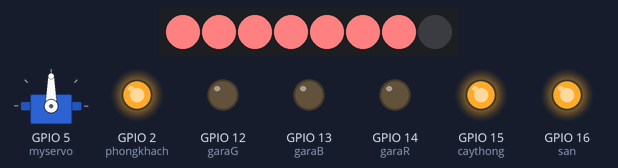
Recording of a sketch running on a simulated ESP8266 (NodeMCU). Shown: servo, 8 RGB LEDs in strip order, left to right, output pins drawn as LEDs (lit = HIGH). WiFi joins after 1.5 s; servers stay silent unless stated; what the sketch prints to the serial monitor is not drawn.

Above: at 2.2 s.
At 2.8 s:
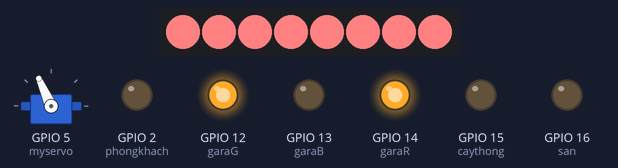
At 3.4 s:
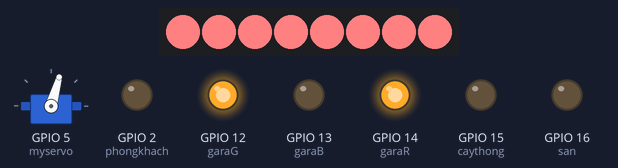
At 4.5 s:
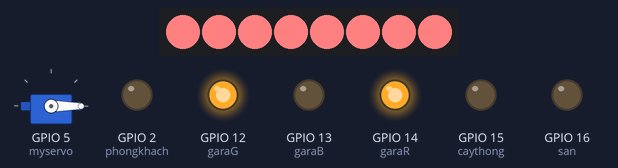
At 6.9 s:
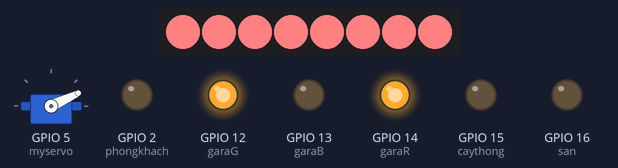
At 8.7 s:
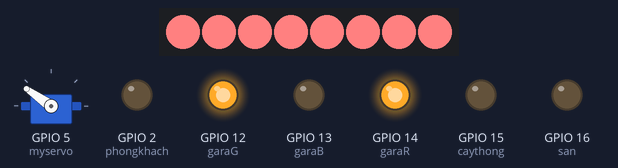
Timing chart, 0 to 10.2 s (numbered marks = the images above):
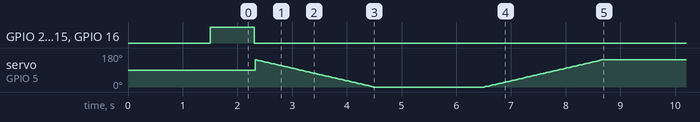

The sketch:

esp8266.ino
```cpp
#include <ESP8266WiFi.h>                 // thu vien mang cho esp8266
#include <WiFiClient.h>                  //
#include <ESP8266WebServer.h>            // webserver
#include <ESP8266mDNS.h>               // thu vien dinh nghia ten mien
#include <ESP8266HTTPUpdateServer.h>  // thu vien update
#include <WiFiUdp.h>
#include <ESP8266WiFi.h>
#include <Servo.h>
const char* ssid ="Nguyen Tiem" ;//"TRUNG TUONG";
const char* password ="58642110" ;///"khongcowifi";
////////////////////
//     server    ///
////////////////////
WiFiUDP Udp;
unsigned int localUdpPort = 88;  // local port to listen on
char incomingPacket[11];  // buffer for incoming packets
char  replyPacket[] = "esp8266 UDP hi!";  // a reply string to send back

#include <Adafruit_NeoPixel.h>
#ifdef __AVR__
  #include <avr/power.h>
#endif

IPAddress staticIP(192, 168, 1, 130);
IPAddress gateway(192, 168, 1, 1);
IPAddress subnet(255, 255, 255, 0);

IPAddress remoteIp ;
int pos = 0;    // variable to store the servo position
#define PIN          4
#define NUMPIXELS      8

const char* host = "boot";
const char* updatePath = "/update";
const char* updateUsername = "";     //password
const char* updatePassword = "";      // password

ESP8266WebServer webServer(80);
ESP8266HTTPUpdateServer httpUpdater;
//-----------------------------------------//
const char MainPage[] PROGMEM = R"=====(
  <!DOCTYPE html>
  <html>
   <head>
       <title>OTA-Nguyen Van Tiem</title>
       <style>
          body{
            text-align: center;
          }
       </style>
       <meta name="viewport" content="width=device-width,user-scalable=0" charset="UTF-8">
   </head>
   <body>
      <div>
        <img src='https://dienthongminhesmart.000webhostapp.com/firmware_ota.jpg' height='200px' width='330px'>
      </div>
      <div>
        <button onclick="window.location.href='/update'">UPLOAD FIRMWARE</button><br><br>

      </div>
      <script>
      </script>
   </body>
  </html>
)=====";

Adafruit_NeoPixel pixels = Adafruit_NeoPixel(NUMPIXELS, PIN, NEO_GRB + NEO_KHZ800);
Servo myservo;  // create servo object to control a servo
int caythong = 15;
int phongkhach = 2;
int san =16;
int garaR = 14;
int garaB =13;
int garaG =12;
int ledTran =4;
int Tran =5;
//byte fs=0,fct=0,fk=0,fr=0,fg=0,fb=0,fm=0,fmr=0,fmg=0,fmb=0;
int f[10];
void MoMai(){

  for (pos = 145; pos >= 0; pos -= 1) { // goes from 0 degrees to 180 degrees
    // in steps of 1 degree
    myservo.write(pos);              // tell servo to go to position in variable 'pos'
    delay(15);                       // waits 15ms for the servo to reach the position
  }

  }
  void DongMai(){
      for (pos = 0; pos <= 145; pos += 1) { // goes from 0 degrees to 180 degrees

    myservo.write(pos);              // tell servo to go to position in variable 'pos'
    delay(15);                       // waits 15ms for the servo to reach the position
  }
  }

void batphongkhach(){
   digitalWrite(phongkhach, LOW);
  }
void tatphongkhach(){
   digitalWrite(phongkhach,HIGH );
  }

void batsan(){
   digitalWrite(san, LOW);
  }
void tatsan(){
   digitalWrite(san, HIGH);
  }

void batcaythong(){
    digitalWrite(caythong, LOW);   // turn the LED on (HIGH is the voltage level)
                     // wait for a second
  }
  void tatcaythong(){
    digitalWrite(caythong, HIGH);   // turn the LED on (HIGH is the voltage level)
                   // wait for a second
  }

void batG(int a){
   analogWrite(garaG, a);
  }
void tatG(){
   digitalWrite(garaG, LOW);
  }

void batR(int a){
    analogWrite(garaR, a);
  }
  void tatR(){
    digitalWrite(garaR, LOW);   // turn the LED on (HIGH is the voltage level)
                   // wait for a second
  }
void batB(int a){
   analogWrite(garaB, a);
  }
void tatB(){
   digitalWrite(garaB, LOW);
  }

void rst(){
  tatG();tatB();tatR();
  tatphongkhach();
  tatsan();
  tatcaythong();
  }

void control(){

  }

void setup() {
  Serial.begin(9600);
  Serial.println();
  Serial.printf("Connecting to %s ", ssid);
  WiFi.begin(ssid, password);
   WiFi.begin(ssid, password);
  WiFi.config(staticIP, gateway, subnet);
  while (WiFi.status() != WL_CONNECTED)
  {
    delay(500);
    Serial.print(".");
  }
  Serial.println(" connected");
 Serial.println();
  Serial.print("Connected, IP address: ");
  Serial.println(WiFi.localIP());
  Udp.begin(localUdpPort);
  myservo.attach(5);
pinMode(caythong, OUTPUT);
pinMode(phongkhach, OUTPUT);
pinMode(garaR, OUTPUT);
pinMode(garaB, OUTPUT);
pinMode(garaG, OUTPUT);
pinMode(san, OUTPUT);
rst();
#if defined (__AVR_ATtiny85__)
  if (F_CPU == 16000000) clock_prescale_set(clock_div_1);
#endif

  pixels.begin(); // This initializes the NeoPixel library.

for(int i=0;i<NUMPIXELS;i++){

    // pixels.Color takes RGB values, from 0,0,0 up to 255,255,255
    pixels.setPixelColor(i, pixels.Color(255,128,128)); // Moderately bright green color.

    pixels.show(); // This sends the updated pixel color to the hardware.
    delay(100);
}
 batsan();
 batcaythong();
  batphongkhach();
  batR(1023);

  batG(1023);
 MoMai();
 delay(1000);
 // MoMai();
 delay(1000);
  DongMai();

   MDNS.begin(host);     // multicast DNS
  MDNS.addService("http", "tcp", 80);

  httpUpdater.setup(&webServer, updatePath, updateUsername, updatePassword); //
  webServer.on("/",[]{
    String s = MainPage;
    webServer.send(200,"text/html",s);
  });
  webServer.begin();
  Serial.println("Web Server is started!");
}

void loop() {
   MDNS.update();
  webServer.handleClient();
  ///////////////////////////
 int packetSize = Udp.parsePacket();
  if (packetSize)
  {
    // receive incoming UDP packets
    Serial.printf("Received %d bytes from %s, port %d\n", packetSize, Udp.remoteIP().toString().c_str(), Udp.remotePort());
    int len = Udp.read(incomingPacket, 255);
    if (len > 0)
    {
      incomingPacket[len] = 0;

     for(int i =0 ; i<10; i++){
      f[i] =(int) incomingPacket[i];
      }

      if(incomingPacket[0]=='0'){
     digitalWrite(san, LOW); // bat la 0
      }else{
        digitalWrite(san, HIGH); // bat la 0
        }

      if(incomingPacket[1]=='0'){
     digitalWrite(caythong, LOW); // bat la 0
      }else{
        digitalWrite(caythong, HIGH); // bat la 0
        }

        if(incomingPacket[2]=='0'){
     digitalWrite(phongkhach, LOW); // bat la 0
      }else{
        digitalWrite(phongkhach, HIGH); // bat la 0
        }


     analogWrite(garaR, f[3]);
     analogWrite(garaG, f[4]);
     analogWrite(garaB, f[5]);

        for(int i=0;i<NUMPIXELS;i++){

    // pixels.Color takes RGB values, from 0,0,0 up to 255,255,255
    pixels.setPixelColor(i, pixels.Color(f[7],f[8],f[9])); // Moderately bright green color.

    pixels.show(); // This sends the updated pixel color to the hardware.
  //  delay(100);
}
 if(incomingPacket[6]=='0'){
       MoMai();

      }else{
        if(incomingPacket[6]=='1')
         DongMai();

        }
    }

   Serial.printf("UDP packet contents: %s\n", incomingPacket);
  }

}
```
